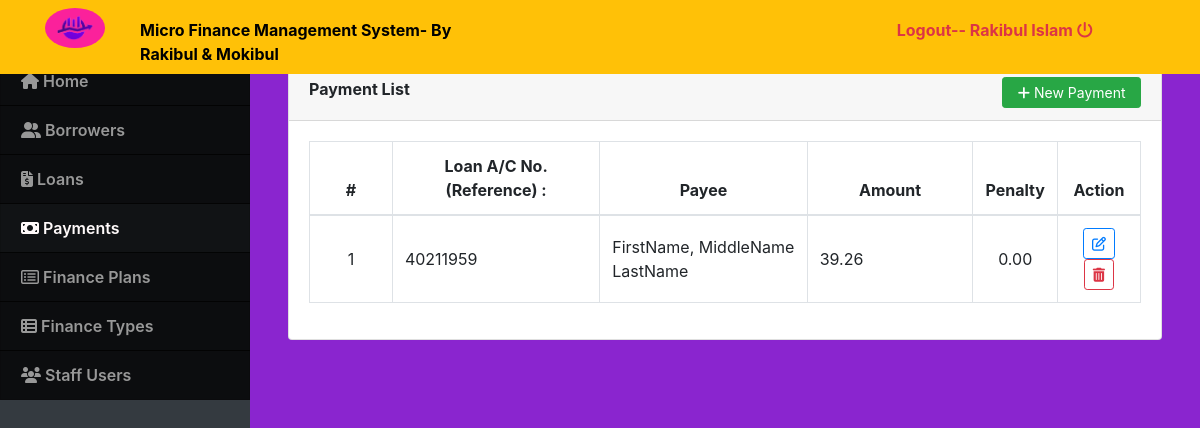
The page /index.php?page=payments (signed in) on the database as committed earlier.
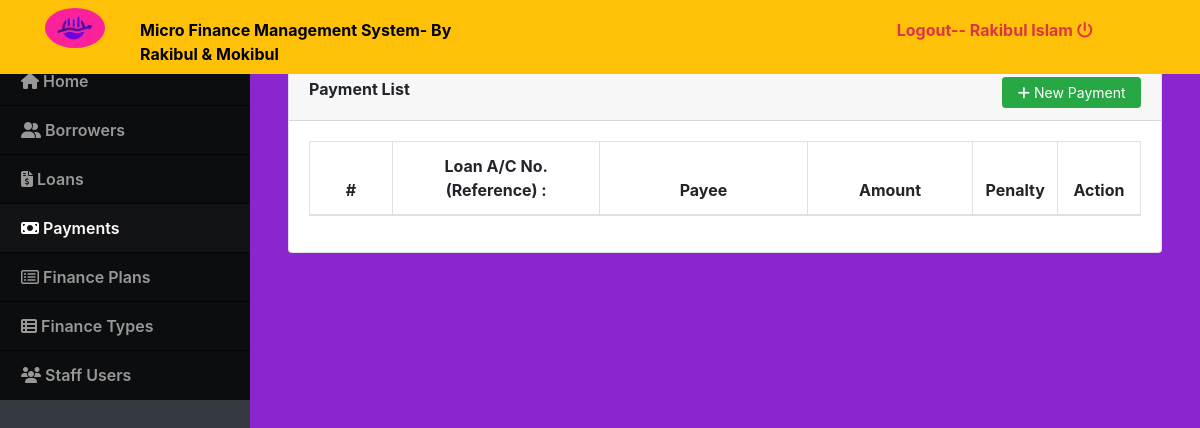
The same page on the database as committed later.
### tables this page shows
CREATE TABLE `payments` (
  `id` int(30) NOT NULL,
  `loan_id` int(30) NOT NULL,
  `payee` text NOT NULL,
  `amount` float NOT NULL DEFAULT 0,
  `penalty_amount` float NOT NULL DEFAULT 0,
  `overdue` tinyint(1) NOT NULL DEFAULT 0 COMMENT '0=no , 1 = yes',
  `date_created` datetime NOT NULL DEFAULT current_timestamp()
);

CREATE TABLE `loan_list` (
  `id` int(30) NOT NULL,
  `ref_no` varchar(50) NOT NULL,
  `loan_type_id` int(30) NOT NULL,
  `borrower_id` int(30) NOT NULL,
  `purpose` text NOT NULL,
  `amount` double NOT NULL,
  `plan_id` int(30) NOT NULL,
  `status` tinyint(1) NOT NULL DEFAULT 0 COMMENT '0= request, 1= confrimed,2=released,3=complteted,4=denied\r\n',
  `date_released` datetime NOT NULL,
  `date_created` datetime NOT NULL DEFAULT current_timestamp() ON UPDATE current_timestamp()
);

### payments.php (the view, shortened to what this page needs)
<?php include 'db_connect.php' ?>
<div class="container-fluid">
	<div class="col-lg-12">
		<div class="card">
			<div class="card-header">
				<large class="card-title">
					<b>Payment List</b>
					<button class="btn btn-success btn-sm btn-block col-md-2 float-right" type="button" id="new_payments"><i class="fa fa-plus"></i> New Payment</button>
				</large>
			</div>
			<div class="card-body">
				<table class="table table-bordered" id="loan-list">
					<colgroup>
						<col width="10%">
						<col width="25%">
						<col width="25%">
						<col width="20%">
						<col width="10%">
						<col width="10%">
					</colgroup>
					<thead>
						<tr>
							<th class="text-center">#</th>
							<th class="text-center">Loan A/C No.(Reference) :</th>
							<th class="text-center">Payee</th>
							<th class="text-center">Amount</th>
							<th class="text-center">Penalty</th>
							<th class="text-center">Action</th>
						</tr>
					</thead>
					<tbody>
						<?php
						$i = 1;
						$qry = $conn->query("SELECT p.*,l.ref_no,concat(b.lastname,', ',b.firstname,' ',b.middlename)as name, b.contact_no, b.address from payments p inner join loan_list l on l.id = p.loan_id inner join borrowers b on b.id = l.borrower_id  order by p.id asc");
						while ($row = $qry->fetch_assoc()) :
						?>
							<tr>
								<td class="text-center"><?php echo $i++ ?></td>
								<td>
									<?php echo $row['ref_no'] ?>
								</td>
								<td>
									<?php echo $row['payee'] ?>
								</td>
								<td>
									<?php echo number_format($row['amount'], 2) ?>
								</td>
								<td class="text-center">
									<?php echo number_format($row['penalty_amount'], 2) ?>
								</td>
								<td class="text-center">
									<button class="btn btn-outline-primary btn-sm edit_payment" type="button" data-id="<?php echo $row['id'] ?>"><i class="fa fa-edit"></i></button>
									<button class="btn btn-outline-danger btn-sm delete_payment" type="button" data-id="<?php echo $row['id'] ?>"><i class="fa fa-trash"></i></button>
								</td>
							</tr>
						<?php endwhile; ?>
					</tbody>
				</table>
			</div>
		</div>
	</div>
</div>

Rows that differ between the two databases and show on the page:
removed payments: loan_list.ref_no "40211959", payee "FirstName, MiddleName LastName", amount "39.26", penalty_amount "0.00"
